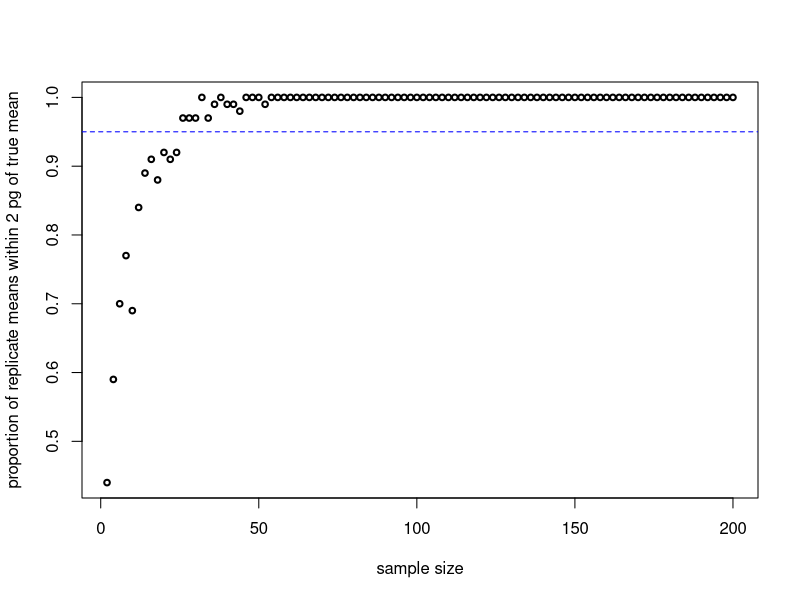

The R script that drew this image:
#### DSCI 626 - Understanding sampling error and parameter estimate uncertainty

#### Using simulation to find the minimum sample size that will let you
#### estimate the population mean with a minimum level of uncertainty

## Example scenario: Measuring protein mass in individual cells
## - Ultimately interested in comparing across cell lines
## - How many cells for a particular line do you need to measure to 
##   ensure that the estimated mean will be within 2 pg of the true mean?

## First, you have a general, rough idea about the 
## variation (sd) and mean in order to simulate a population
set.seed(13)
cell_pop_1 <- rnorm(n=1000000, mean=35, sd=5)
cell_pop_1_mean <- mean(cell_pop_1)

## For sample sizes from 2 to 200, by increments of 2,
## we want to take 100 samples at each sample size and then determine
## the proportion of samples at each size that have a mean within 2 pg
## of the true population mean (34.99715)

samp_sizes <- seq(from=2, to=200, by=2) # our vector of sample sizes
prop_within2pg <- vector(length=length(samp_sizes)) # pre-allocate a vector

for (i in 1:length(samp_sizes)) {
  #for every iteration (sample size) we store the matrix of 100 samples 
  rep_matrix <- replicate(n=100, 
                          expr=sample(cell_pop_1, size=samp_sizes[i]))
  
  #and we store a vector of (column-wise) means for the 100 samples
  rep_means <- apply(rep_matrix, MARGIN=2, FUN=mean)
  
  #finally we calculate the prop. of 100 samples for which the mean
  #is within 2 pg of the true population mean
  prop_within2pg[i] <- sum(rep_means <= cell_pop_1_mean+2&
                           rep_means >= cell_pop_1_mean-2)/100
}

## Plot the relationship between sample size and reliability of estimation
plot(prop_within2pg~samp_sizes, cex=0.75, lwd=2,
     xlab="sample size", 
     ylab="proportion of replicate means within 2 pg of true mean")
abline(h=0.95, lty=2, col="blue")

data.frame(samp_sizes,prop_within2pg)


#### Challenge:
#### The above simulation was for 1 particular scenario,
#### in which we assumed the population std. dev. was 5.

#### Run 6 simulations as above, with std. devs. of 1, 3, 5, 7, 9 and 11.
#### Make a panel of six plots, one for each assumed std. dev.
#### in the same plot space (2 cols, 3 rows).

#### How does the population variation (std. dev.) affect your needed
#### level of replication to get a mean estimate within 2 pg of the true
#### population parameter?











